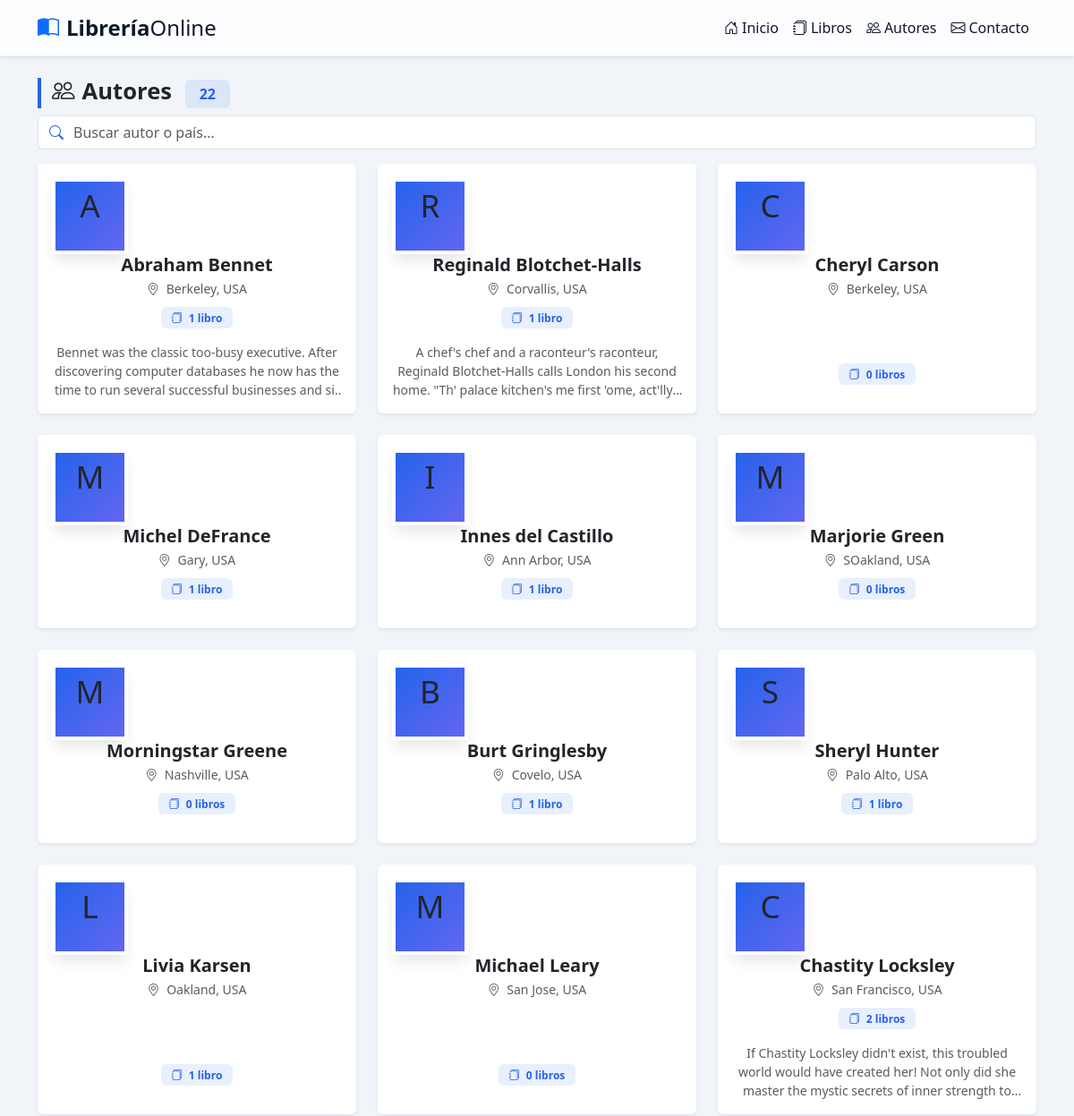
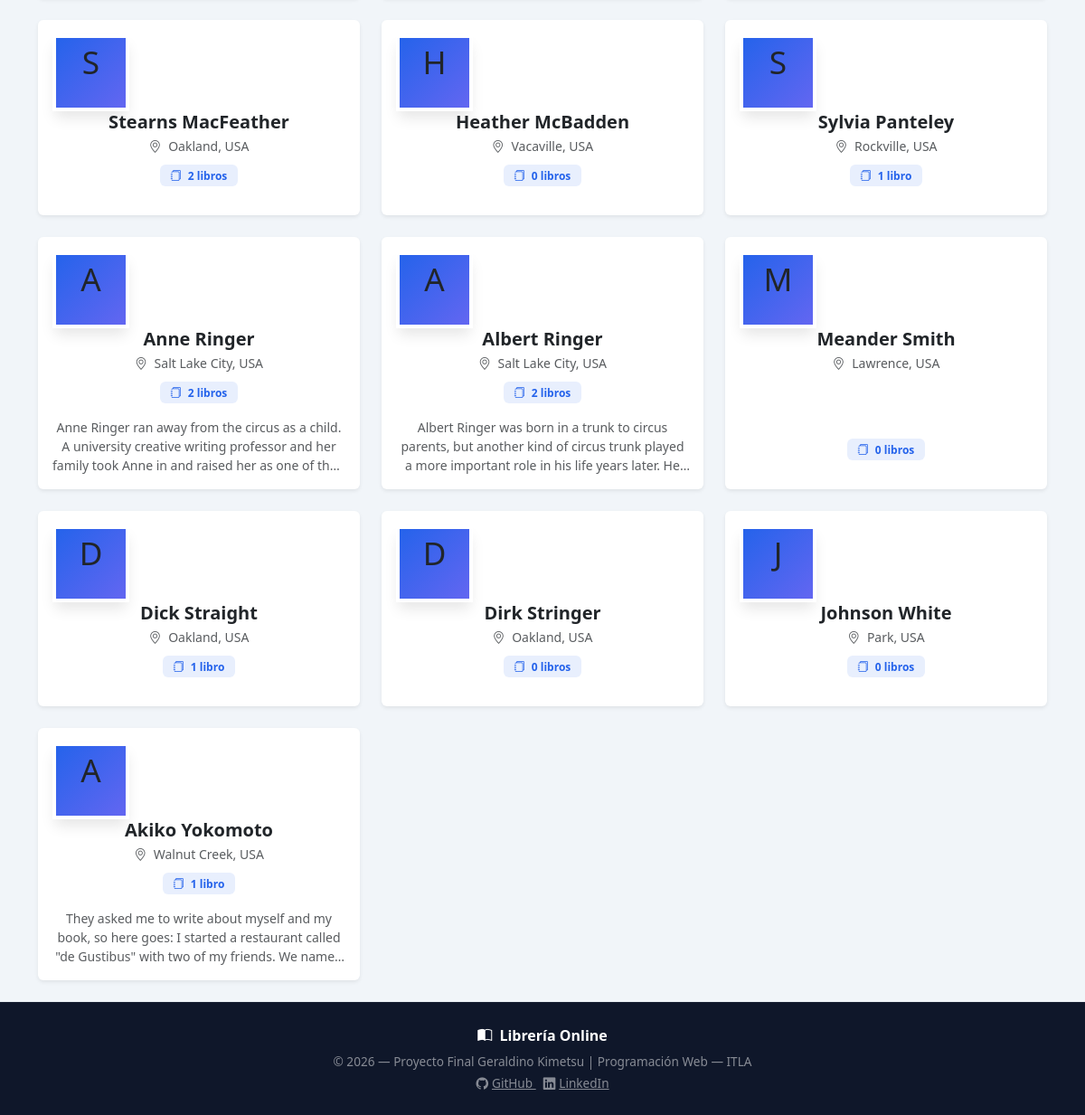
Page /src/autores.php on the committed database (2 pictures, top to bottom).
### tables this page shows
CREATE TABLE `autores` (
  `id_autor` varchar(11) NOT NULL,
  `apellido` varchar(15) NOT NULL,
  `nombre` varchar(15) NOT NULL,
  `telefono` varchar(12) NOT NULL,
  `direccion` varchar(20) NOT NULL,
  `ciudad` varchar(15) NOT NULL,
  `estado` varchar(2) NOT NULL,
  `pais` varchar(3) NOT NULL,
  `cod_postal` int(5) NOT NULL
);

CREATE TABLE `biografias` (
  `id_autor` varchar(11) NOT NULL,
  `biografia` varchar(255) NOT NULL
);

### config/autores.php (called while the page is built, shortened)
<?php
function getAutores(): array
{
    $pdo = getConexion();
    $sql = 'SELECT a.id_autor, a.nombre, a.apellido, a.ciudad, a.pais,
                   b.biografia,
                   COUNT(ta.id_titulo) AS total_libros
            FROM autores a
            LEFT JOIN biografias  b  ON a.id_autor = b.id_autor
            LEFT JOIN titulo_autor ta ON a.id_autor = ta.id_autor
            GROUP BY a.id_autor
            ORDER BY a.apellido ASC';
    try {
        $stmt = $pdo->query($sql);
        return $stmt->fetchAll();
    } catch (PDOException $e) {
        die('<div style="color: red; font-weight: bold;">
        Error al obtener los autores: ' . $e->getMessage() .
         '<p>Intente nuevamente más tarde.</p></div>');
    }
}

### src/autores.php (the view, shortened to what this page needs)
<?php
require_once '../config/autores.php';
$autores   = getAutores();
$total     = count($autores);
include '../includes/header.php';
?>
<div class="d-flex flex-wrap align-items-center justify-content-between mb-3 gap-2">
    <h2 class="section-title mb-0">
        <i class="bi bi-people me-2"></i>Autores
        <span class="badge bg-primary ms-2 fs-6"><?= $total ?></span>
    </h2>
    <div class="search-bar input-group">
        <span class="input-group-text"><i class="bi bi-search"></i></span>
        <input type="text" id="busqueda" class="form-control" placeholder="Buscar autor o país…">
    </div>
</div>
<?php if ($total > 0): ?>
<div class="row g-4 row-cols-1 row-cols-sm-2 row-cols-lg-3">
    <?php foreach ($autores as $autor): ?>
        <div class="col">
        <div class="card shadow-sm border-0 h-100" data-busqueda="<?= htmlspecialchars($autor['nombre'] . ' ' . $autor['apellido'] . ' ' . $autor['pais']) ?>">
            <div class="card-body text-center d-flex flex-column">
                <div class="autor-avatar">
                    <?= mb_strtoupper(mb_substr($autor['nombre'], 0, 1)) ?>
                </div>
                <h5 class="fw-bold mb-1">
                    <?= htmlspecialchars($autor['nombre'] . ' ' . $autor['apellido']) ?>
                </h5>
                <p class="text-muted small mb-2">
                    <i class="bi bi-geo-alt me-1"></i>
                    <?= htmlspecialchars($autor['ciudad'] . ', ' . $autor['pais']) ?>
                </p>
                <div class="mt-auto"> <span class="badge bg-primary mb-3">
                        <i class="bi bi-journals me-1"></i>
                        <?= $autor['total_libros'] ?> libro<?= $autor['total_libros'] != 1 ? 's' : '' ?>
                    </span>
                    <?php if ($autor['biografia']): ?>
                    <p class="text-muted small mb-0 biografia-text">
                        <?= htmlspecialchars($autor['biografia']) ?>
                    </p>
                    <?php endif; ?>
                </div>
            </div>
        </div>
    </div>
    <?php endforeach; ?>
</div>
<?php else: ?>
<div class="alert alert-info">
    <i class="bi bi-info-circle me-2"></i>No hay autores registrados.
</div>
<?php endif; ?>
<?php include '../includes/footer.php'; ?>

### includes/header.php (shortened to what this page needs)
<!DOCTYPE html>
<html lang="es">
<head>
    <link
        href="https://cdn.jsdelivr.net/npm/bootstrap@5.3.3/dist/css/bootstrap.min.css"
        rel="stylesheet">
    <link
        href="https://cdn.jsdelivr.net/npm/bootstrap-icons@1.11.3/font/bootstrap-icons.css"
        rel="stylesheet">
    <link href="<?= $baseUrl ?? '' ?>../assets/css/style.css" rel="stylesheet">
</head>
<body>
    <nav class="navbar navbar-expand-lg navbar-dark bg-primary shadow-sm">
    <div class="container">
        <a class="navbar-brand fw-bold fs-4" href="...">
            <i class="bi bi-book-half text-primary me-2"></i>Librería<span class="fw-light">Online</span>
        </a>
        <div class="collapse navbar-collapse" id="navMenu">
            <ul class="navbar-nav ms-auto mb-2 mb-lg-0">
                <li class="nav-item">
                    <a class="nav-link <?= basename($_SERVER['PHP_SELF']) === 'dashboard.php'    ? 'active' : '' ?>"
                       href="<?= $baseUrl ?? '' ?>dashboard.php">
                        <i class="bi bi-house-door me-1"></i>Inicio
                    </a>
                </li>
                <li class="nav-item">
                    <a class="nav-link <?= basename($_SERVER['PHP_SELF']) === 'libros.php'   ? 'active' : '' ?>"
                       href="<?= $baseUrl ?? '' ?>libros.php">
                        <i class="bi bi-journals me-1"></i>Libros
                    </a>
                </li>
                <li class="nav-item">
                    <a class="nav-link <?= basename($_SERVER['PHP_SELF']) === 'autores.php'  ? 'active' : '' ?>"
                       href="<?= $baseUrl ?? '' ?>autores.php">
                        <i class="bi bi-people me-1"></i>Autores
                    </a>
                </li>
                <li class="nav-item">
                    <a class="nav-link <?= basename($_SERVER['PHP_SELF']) === 'contacto.php' ? 'active' : '' ?>"
                       href="<?= $baseUrl ?? '' ?>contacto.php">
                        <i class="bi bi-envelope me-1"></i>Contacto
                    </a>
                </li>
            </ul>
        </div>
    </div>
</nav>
<main class="container py-4">

### includes/footer.php (shortened to what this page needs)
</main>
<footer class="footer mt-auto py-4 bg-primary text-white">
    <div class="container text-center">
        <p class="mb-1">
            <i class="bi bi-book-half me-1"></i>
            <strong>Librería Online</strong>
        </p>
        <small class="text-white-50">
            &copy; <?= date('Y') ?> &mdash; Proyecto Final Geraldino Kimetsu | Programación Web &mdash; ITLA
            <br>
            <a href="https://github.com/kimetsu23" target="_blank" class="text-white-50 me-2">
                <i class="bi bi-github me-1"></i>GitHub
            </a>
            <a href="https://www.linkedin.com/in/geraldino-geraldo-j-088b90229" target="_blank" class="text-white-50">
                <i class="bi bi-linkedin me-1"></i>LinkedIn
            </a>
        </small>
    </div>
</footer>
</body>
</html>

### assets/css/style.css (style rules this page uses)
:root { --color-primary: #2563eb; --color-dark: #0f172a; --color-light-bg: #f1f5f9; --color-card-bg: rgba(255, 255, 255, 0.95); --radius-lg: 1rem; --shadow-sm: 0 4px 6px -1px rgb(0 0 0 / 0.1); --shadow-md: 0 10px 15px -3px rgb(0 0 0 / 0.1); }
body { display: flex; flex-direction: column; min-height: 100vh; background-color: var(--color-light-bg); font-family: 'Segoe UI', system-ui, sans-serif; }
main { flex: 1; }
.navbar { background: rgba(255, 255, 255, 0.8) !important; backdrop-filter: blur(12px); -webkit-backdrop-filter: blur(12px); border-bottom: 1px solid rgba(0,0,0,0.05); position: sticky; top: 0; z-index: 1000; }
.navbar-brand, .nav-link { color: var(--color-dark) !important; }
.section-title { font-size: 1.6rem; font-weight: 600; color: #212529; border-left: 4px solid var(--color-primary); padding-left: 0.75rem; margin-bottom: 1.5rem; }
.autor-avatar { background: linear-gradient(135deg, var(--color-primary) 0%, #6366f1 100%); width: 85px; height: 85px; font-size: 2.2rem; border: 4px solid #fff; box-shadow: var(--shadow-md); }
.card-body { display: flex; flex-direction: column; flex: 1 0 auto; }
.mt-auto { margin-top: auto !important; }
.search-bar .input-group-text { background: #fff; border-right: none; color: var(--color-primary); }
.search-bar .form-control { border-left: none; padding-left: 0; }
.badge.bg-primary { background-color: rgba(37, 99, 235, 0.1) !important; color: var(--color-primary); font-weight: 600; padding: 0.5em 1em; }
.footer { background-color: #0f172a !important; border-top: 1px solid rgba(255,255,255,0.05); }
.footer .text-white-50 { font-size: 0.85rem; transition: color 0.2s; }
.biografia-text { display: -webkit-box; -webkit-line-clamp: 3; -webkit-box-orient: vertical; overflow: hidden; line-height: 1.5; max-height: 4.5em; }

### rows in the picture
autores: nombre "A", nombre+apellido "Abraham Bennet", ciudad+pais "Berkeley, USA", total_libros "1", biografias.biografia "Bennet was the classic too-busy executive. After discovering computer databases he now has the time to run several successful businesses and…"
autores: nombre "R", nombre+apellido "Reginald Blotchet-Halls", ciudad+pais "Corvallis, USA", total_libros "1", biografias.biografia "A chef's chef and a raconteur's raconteur, Reginald Blotchet-Halls calls London his second home. \"Th' palace kitchen's me first 'ome,…"
autores: nombre "C", nombre+apellido "Cheryl Carson", ciudad+pais "Berkeley, USA", total_libros "0"
autores: nombre "M", nombre+apellido "Michel DeFrance", ciudad+pais "Gary, USA", total_libros "1"
autores: nombre "I", nombre+apellido "Innes del Castillo", ciudad+pais "Ann Arbor, USA", total_libros "1"
autores: nombre "M", nombre+apellido "Marjorie Green", ciudad+pais "SOakland, USA", total_libros "0"
autores: nombre "M", nombre+apellido "Morningstar Greene", ciudad+pais "Nashville, USA", total_libros "0"
autores: nombre "B", nombre+apellido "Burt Gringlesby", ciudad+pais "Covelo, USA", total_libros "1"
autores: nombre "S", nombre+apellido "Sheryl Hunter", ciudad+pais "Palo Alto, USA", total_libros "1"
autores: nombre "L", nombre+apellido "Livia Karsen", ciudad+pais "Oakland, USA", total_libros "1"
autores: nombre "M", nombre+apellido "Michael Leary", ciudad+pais "San Jose, USA", total_libros "0"
autores: nombre "C", nombre+apellido "Chastity Locksley", ciudad+pais "San Francisco, USA", total_libros "2", biografias.biografia "If Chastity Locksley didn't exist, this troubled world would have created her! Not only did she master the mystic secrets of inner strength…"
autores: nombre "S", nombre+apellido "Stearns MacFeather", ciudad+pais "Oakland, USA", total_libros "2"
autores: nombre "H", nombre+apellido "Heather McBadden", ciudad+pais "Vacaville, USA", total_libros "0"
autores: nombre "S", nombre+apellido "Sylvia Panteley", ciudad+pais "Rockville, USA", total_libros "1"
autores: nombre "A", nombre+apellido "Anne Ringer", ciudad+pais "Salt Lake City, USA", total_libros "2", biografias.biografia "Anne Ringer ran away from the circus as a child. A university creative writing professor and her family took Anne in and raised her as one of…"
autores: nombre "A", nombre+apellido "Albert Ringer", ciudad+pais "Salt Lake City, USA", total_libros "2", biografias.biografia "Albert Ringer was born in a trunk to circus parents, but another kind of circus trunk played a more important role in his life years later.…"
autores: nombre "M", nombre+apellido "Meander Smith", ciudad+pais "Lawrence, USA", total_libros "0"
autores: nombre "D", nombre+apellido "Dick Straight", ciudad+pais "Oakland, USA", total_libros "1"
autores: nombre "D", nombre+apellido "Dirk Stringer", ciudad+pais "Oakland, USA", total_libros "0"
autores: nombre "J", nombre+apellido "Johnson White", ciudad+pais "Park, USA", total_libros "0"
autores: nombre "A", nombre+apellido "Akiko Yokomoto", ciudad+pais "Walnut Creek, USA", total_libros "1", biografias.biografia "They asked me to write about myself and my book, so here goes: I started a restaurant called \"de Gustibus\" with two of my friends. We…"

### other values in the picture
$total "22"
